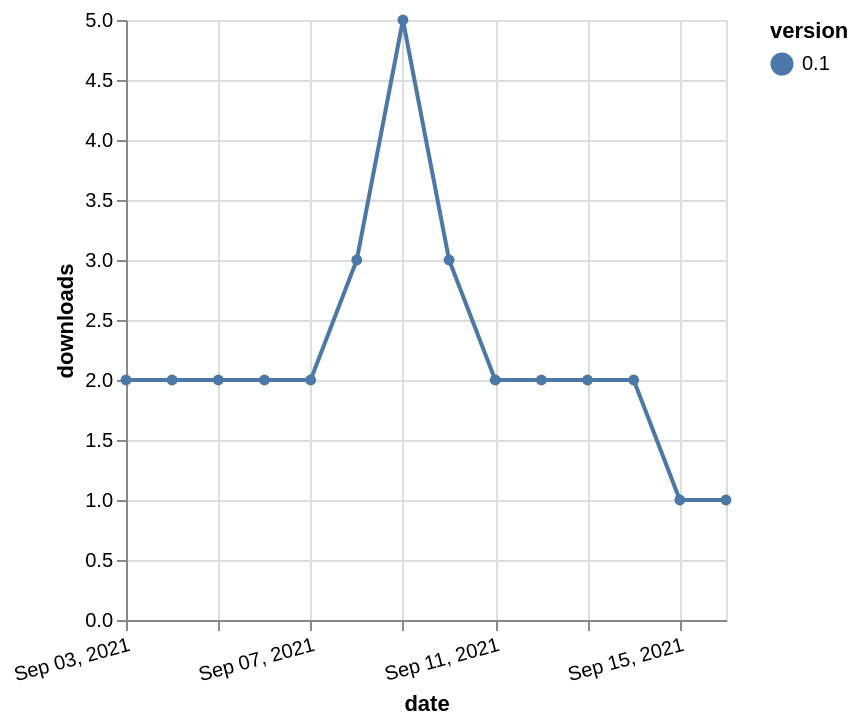

The Vega-Lite source for this figure:
### Vega-Lite specification from a JSON file in a GitHub repository (floating-point values rounded to 4 significant figures)
{"$schema": "https://vega.github.io/schema/vega-lite/v5.json", "description": "A simple bar chart with embedded data.", "data": {"values": [{"date": "2021-09-03", "total": 3236, "delta": 2, "version": "0.1"}, {"date": "2021-09-04", "total": 3238, "delta": 2, "version": "0.1"}, {"date": "2021-09-05", "total": 3240, "delta": 2, "version": "0.1"}, {"date": "2021-09-06", "total": 3242, "delta": 2, "version": "0.1"}, {"date": "2021-09-07", "total": 3244, "delta": 2, "version": "0.1"}, {"date": "2021-09-08", "total": 3247, "delta": 3, "version": "0.1"}, {"date": "2021-09-09", "total": 3252, "delta": 5, "version": "0.1"}, {"date": "2021-09-10", "total": 3255, "delta": 3, "version": "0.1"}, {"date": "2021-09-11", "total": 3257, "delta": 2, "version": "0.1"}, {"date": "2021-09-12", "total": 3259, "delta": 2, "version": "0.1"}, {"date": "2021-09-13", "total": 3261, "delta": 2, "version": "0.1"}, {"date": "2021-09-14", "total": 3263, "delta": 2, "version": "0.1"}, {"date": "2021-09-15", "total": 3264, "delta": 1, "version": "0.1"}, {"date": "2021-09-16", "total": 3265, "delta": 1, "version": "0.1"}]}, "width": "container", "mark": {"type": "line", "point": {"filled": true}}, "encoding": {"x": {"field": "date", "type": "temporal", "timeUnit": "yearmonthdate", "title": "date", "axis": {"labelAngle": -15}}, "y": {"field": "delta", "type": "quantitative", "title": "downloads"}, "color": {"field": "version", "type": "nominal"}, "tooltip": {"field": "delta"}}}
